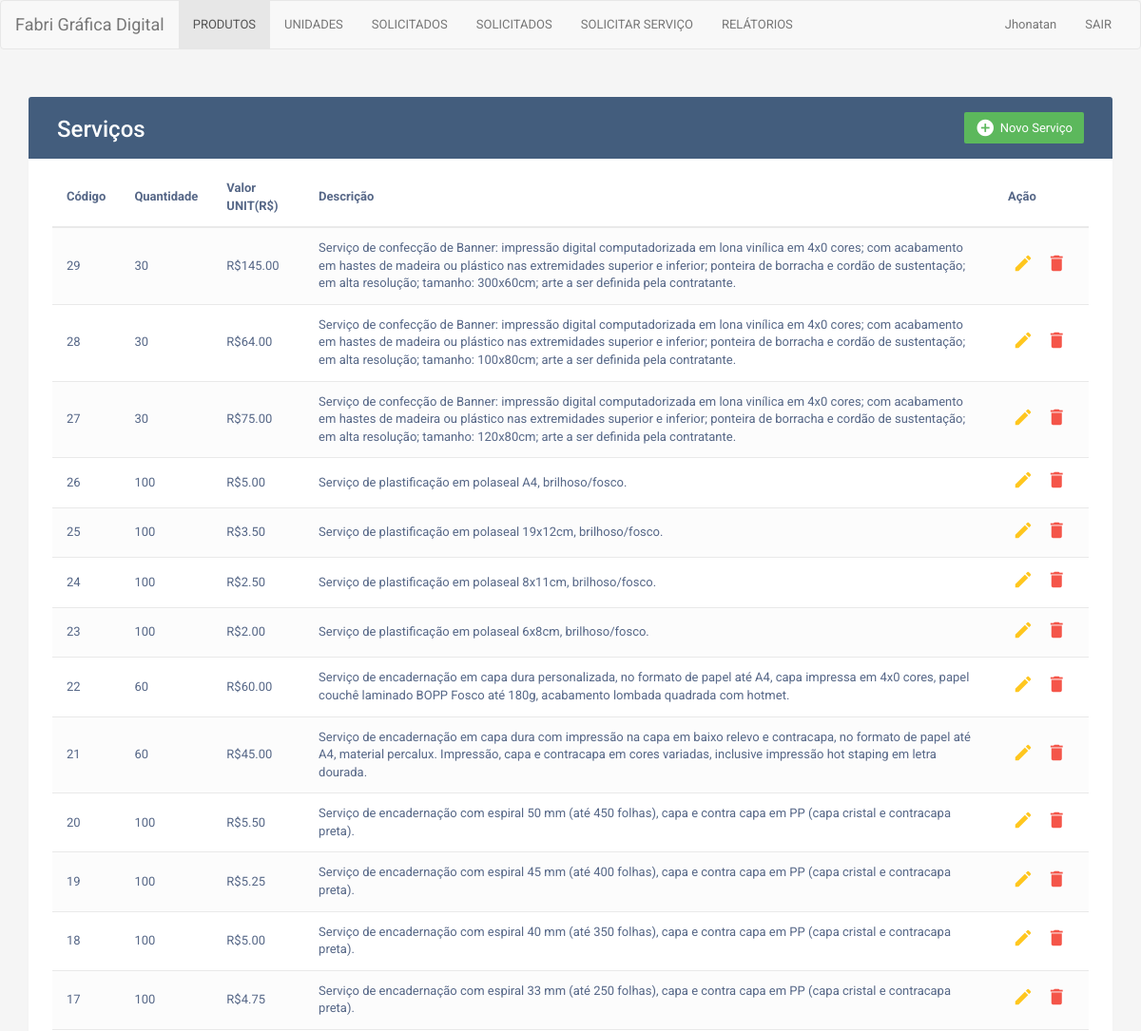
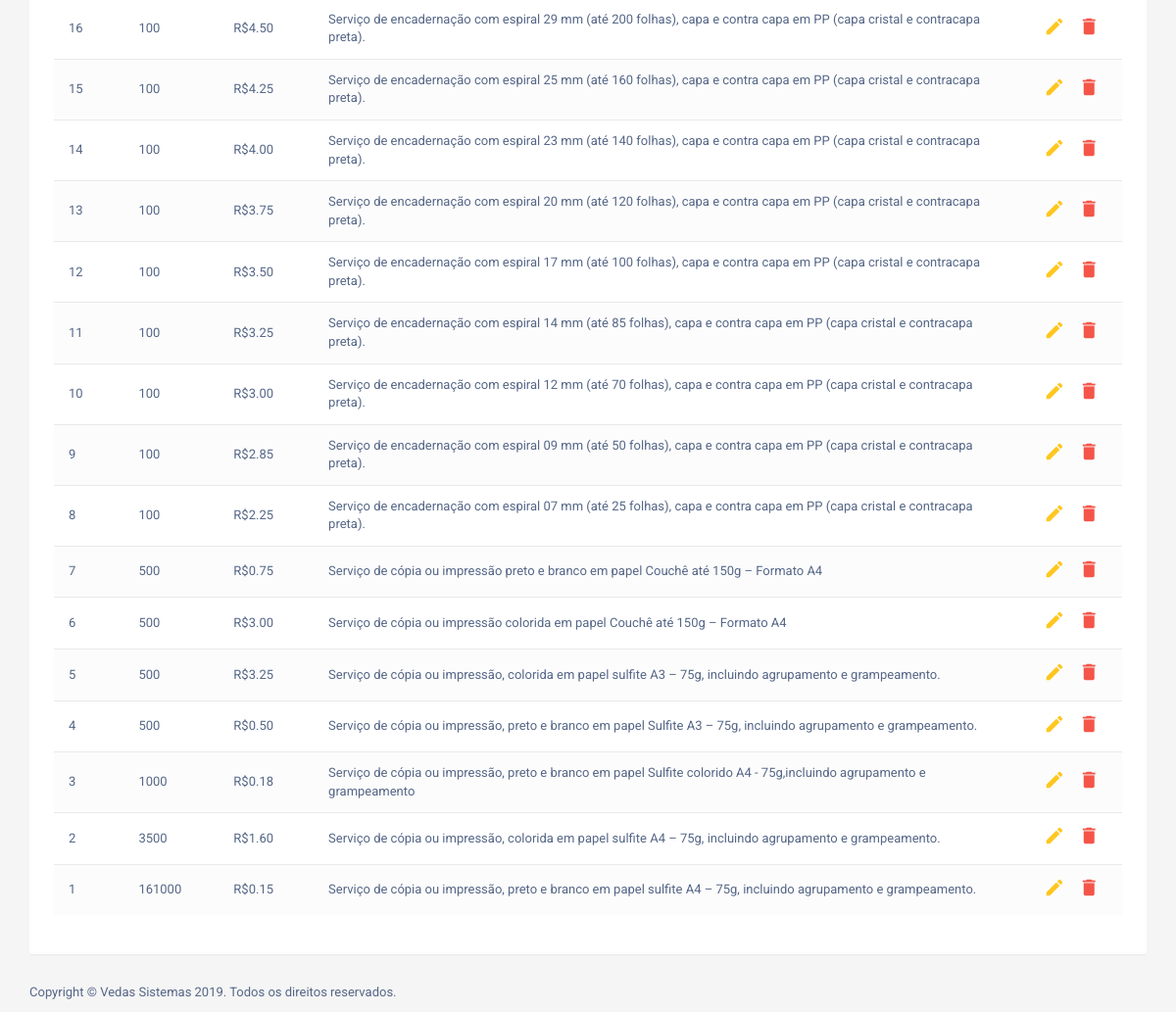
/interno/impressao/inicio.php (signed in), run on the app's committed database (2 pictures, top to bottom).
### tables this page shows
CREATE TABLE `produtos` (
  `id` int(11) NOT NULL,
  `codigo` int(11) NOT NULL,
  `descricao_prod` varchar(500) NOT NULL,
  `quantidade` int(11) NOT NULL,
  `valor_unidade` decimal(10,2) NOT NULL,
  `status` int(1) DEFAULT NULL
);

### interno/impressao/inicio.php (the view, shortened to what this page needs)
<?php
include_once("../conexao_bd.php");
 $VarNome  = $_SESSION['s_nome'];
?>
<!DOCTYPE html>
<html lang="en">
<head>
    <link rel="stylesheet" href="https://maxcdn.bootstrapcdn.com/font-awesome/4.7.0/css/font-awesome.min.css">
    <link rel="stylesheet" href="https://maxcdn.bootstrapcdn.com/bootstrap/3.3.7/css/bootstrap.min.css">
</head>
<body>
    <nav class="navbar navbar-default">
        <div class="container-fluid">
            <div class="navbar-header">
                <a class="navbar-brand" href="#">Fabri Gráfica Digital</a>
            </div>
            <div id="navbar" class="navbar-collapse collapse">
                <ul class="nav navbar-nav">
                    <li class="active"><a href="inicio.php">PRODUTOS</a></li>
                    <li><a href="unidades.php">UNIDADES</a></li>
                    <li><a href="solicitados.php">SOLICITADOS</a></li>
                    <li><a href="unidades.php">SOLICITADOS</a></li>
                    <li><a href="solicitar-servicos.php">SOLICITAR SERVIÇO</a></li>
                    <li><a href="pesquisa.php">RELÁTORIOS</a></li>
                </ul>
                <ul class="nav navbar-nav navbar-right">
                    <li><a href="#"><?php echo "$VarNome"; ?></a></li>
                    <li><a href="../administrador/logout.php">SAIR</a></li>
                </ul>
            </div>
        </div>
    </nav>
    <div class="container">
        <div class="table-wrapper">
            <div class="table-title">
                <div class="row">
                    <div class="col-sm-6">
                        <h2>Serviços</b></h2>
                    </div>
                    <div class="col-sm-6">
                        <a href="#addEmployeeModal" class="btn btn-success" data-toggle="modal"><i
                                class="material-icons">&#xE147;</i> <span>Novo Serviço</span></a>
                    </div>
                </div>
            </div>
            <table class="table table-striped table-hover">
                <thead>
                    <tr>
                        <th>Código</th>
                        <th>Quantidade</th>
                        <th>Valor UNIT(R$)</th>
                        <th>Descrição</th>
                        <th>Ação</th>
                    </tr>
                </thead>
                <tbody>
                    <?php
                		$result_produtos = "SELECT * FROM produtos WHERE status ='0'ORDER BY id DESC";
                	    $resultado_produtos = mysqli_query($conn, $result_produtos);
                     ?>
                    <?php while($rows_produto = mysqli_fetch_assoc($resultado_produtos)){ ?>
                    <tr>
                        <td><?php echo $rows_produto['codigo']; ?></td>
                        <td><?php echo $rows_produto['quantidade']; ?></td>
                        <td>R$<?php echo $rows_produto['valor_unidade']; ?></td>
                        <td><?php echo $rows_produto['descricao_prod']; ?></td>
                        <td>
                            <a href="#" class="edit"><i type="button" class="material-icons orange600"
                                    data-toggle="modal" title="Edit" data-target="#exampleModal"
                                    data-whatever="<?php echo $rows_produto['id']; ?>"
                                    data-whatevercodigo="<?php echo $rows_produto['codigo']; ?>"
                                    data-whateverquantidade="<?php echo $rows_produto['quantidade'];?>"
                                    data-whatevervalor_unidade="<?php echo $rows_produto['valor_unidade'];?>"
                                    data-whateverdescricao="<?php echo $rows_produto['descricao_prod']; ?>">
                                    &#xE254;</i></a>
                            <a href="#" class="delete"><i type="button" class="material-icons" data-toggle="modal"
                                    title="Delete" data-target="#deleteEmployeeModal"
                                    data-whatever="<?php echo $rows_produto['id']; ?>"
                                    data-whatevercodigo="<?php echo $rows_produto['codigo']; ?>"
                                    data-whateverquantidade="<?php echo $rows_produto['quantidade'];?>"
                                    data-whatevervalor_unidade="<?php echo $rows_produto['valor_unidade'];?>"
                                    data-whateverdescricao="<?php echo $rows_produto['descricao_prod']; ?>">&#xE872;</i></a>
                        </td>
                    </tr>
                    <?php }?>
                </tbody>
            </table>
        </div>
    </div>
    <footer>
        <div class="footer" id="footer">
            <div class="container">
                <p class="pull-left"> Copyright © Vedas Sistemas 2019. Todos os direitos reservados. </p>
            </div>
        </div>
    </footer>
</body>
</html>

### interno/impressao/inicio.php (style rules this page uses)
body { color: #566787; background: #f5f5f5; font-family: 'Roboto', sans-serif; font-size: 13px; }
.table-wrapper { background: #fff; padding: 20px 25px; margin: 30px 0; border-radius: 3px; box-shadow: 0 1px 1px rgba(0, 0, 0, .05); }
.table-title { padding-bottom: 15px; background: #435d7d; color: #fff; padding: 16px 30px; margin: -20px -25px 10px; border-radius: 3px 3px 0 0; }
.table-title h2 { margin: 5px 0 0; font-size: 24px; }
.table-title .btn { color: #fff; float: right; font-size: 13px; border: none; min-width: 50px; border-radius: 2px; border: none; outline: none !important; margin-left: 10px; }
.table-title .btn i { float: left; font-size: 21px; margin-right: 5px; }
.table-title .btn span { float: left; margin-top: 2px; }
table.table tr th, table.table tr td { border-color: #e9e9e9; padding: 12px 15px; vertical-align: middle; }
table.table tr th:first-child { width: 60px; }
table.table tr th:last-child { width: 100px; }
table.table-striped tbody tr:nth-of-type(odd) { background-color: #fcfcfc; }
table.table td:last-child i { opacity: 0.9; font-size: 22px; margin: 0 5px; }
table.table td a { font-weight: bold; color: #566787; display: inline-block; text-decoration: none; outline: none !important; }
table.table td a.edit { color: #FFC107; }
table.table td a.delete { color: #F44336; }
table.table td i { font-size: 19px; }

### data on the page
produtos: codigo "29", quantidade "30", valor_unidade "145.00", descricao_prod "Serviço de confecção de Banner: impressão digital computadorizada em lona vinílica em 4x0 cores; com acabamento em hastes de madeira ou plástico nas extremidades superior e inferior; ponteira de borracha e cordão de sustentação; em alta resolução; tamanho: 300x60cm; arte a ser definida pela contratante."
produtos: codigo "28", quantidade "30", valor_unidade "64.00", descricao_prod "Serviço de confecção de Banner: impressão digital computadorizada em lona vinílica em 4x0 cores; com acabamento em hastes de madeira ou plástico nas extremidades superior e inferior; ponteira de borracha e cordão de sustentação; em alta resolução; tamanho: 100x80cm; arte a ser definida pela contratante."
produtos: codigo "27", quantidade "30", valor_unidade "75.00", descricao_prod "Serviço de confecção de Banner: impressão digital computadorizada em lona vinílica em 4x0 cores; com acabamento em hastes de madeira ou plástico nas extremidades superior e inferior; ponteira de borracha e cordão de sustentação; em alta resolução; tamanho: 120x80cm; arte a ser definida pela contratante."
produtos: codigo "26", quantidade "100", valor_unidade "5.00", descricao_prod "Serviço de plastificação em polaseal A4, brilhoso/fosco."
produtos: codigo "25", quantidade "100", valor_unidade "3.50", descricao_prod "Serviço de plastificação em polaseal 19x12cm, brilhoso/fosco."
produtos: codigo "24", quantidade "100", valor_unidade "2.50", descricao_prod "Serviço de plastificação em polaseal 8x11cm, brilhoso/fosco."
produtos: codigo "23", quantidade "100", valor_unidade "2.00", descricao_prod "Serviço de plastificação em polaseal 6x8cm, brilhoso/fosco."
produtos: codigo "22", quantidade "60", valor_unidade "60.00", descricao_prod "Serviço de encadernação em capa dura personalizada, no formato de papel até A4, capa impressa em 4x0 cores, papel couchê laminado BOPP Fosco até 180g, acabamento lombada quadrada com hotmet."
produtos: codigo "21", quantidade "60", valor_unidade "45.00", descricao_prod "Serviço de encadernação em capa dura com impressão na capa em baixo relevo e contracapa, no formato de papel até A4, material percalux. Impressão, capa e contracapa em cores variadas, inclusive impressão hot staping em letra dourada."
produtos: codigo "20", quantidade "100", valor_unidade "5.50", descricao_prod "Serviço de encadernação com espiral 50 mm (até 450 folhas), capa e contra capa em PP (capa cristal e contracapa preta)."
produtos: codigo "19", quantidade "100", valor_unidade "5.25", descricao_prod "Serviço de encadernação com espiral 45 mm (até 400 folhas), capa e contra capa em PP (capa cristal e contracapa preta)."
produtos: codigo "18", quantidade "100", valor_unidade "5.00", descricao_prod "Serviço de encadernação com espiral 40 mm (até 350 folhas), capa e contra capa em PP (capa cristal e contracapa preta)."
produtos: codigo "17", quantidade "100", valor_unidade "4.75", descricao_prod "Serviço de encadernação com espiral 33 mm (até 250 folhas), capa e contra capa em PP (capa cristal e contracapa preta)."
produtos: codigo "16", quantidade "100", valor_unidade "4.50", descricao_prod "Serviço de encadernação com espiral 29 mm (até 200 folhas), capa e contra capa em PP (capa cristal e contracapa preta)."
produtos: codigo "15", quantidade "100", valor_unidade "4.25", descricao_prod "Serviço de encadernação com espiral 25 mm (até 160 folhas), capa e contra capa em PP (capa cristal e contracapa preta)."
produtos: codigo "14", quantidade "100", valor_unidade "4.00", descricao_prod "Serviço de encadernação com espiral 23 mm (até 140 folhas), capa e contra capa em PP (capa cristal e contracapa preta)."
produtos: codigo "13", quantidade "100", valor_unidade "3.75", descricao_prod "Serviço de encadernação com espiral 20 mm (até 120 folhas), capa e contra capa em PP (capa cristal e contracapa preta)."
produtos: codigo "12", quantidade "100", valor_unidade "3.50", descricao_prod "Serviço de encadernação com espiral 17 mm (até 100 folhas), capa e contra capa em PP (capa cristal e contracapa preta)."
produtos: codigo "11", quantidade "100", valor_unidade "3.25", descricao_prod "Serviço de encadernação com espiral 14 mm (até 85 folhas), capa e contra capa em PP (capa cristal e contracapa preta)."
produtos: codigo "10", quantidade "100", valor_unidade "3.00", descricao_prod "Serviço de encadernação com espiral 12 mm (até 70 folhas), capa e contra capa em PP (capa cristal e contracapa preta)."
produtos: codigo "9", quantidade "100", valor_unidade "2.85", descricao_prod "Serviço de encadernação com espiral 09 mm (até 50 folhas), capa e contra capa em PP (capa cristal e contracapa preta)."
produtos: codigo "8", quantidade "100", valor_unidade "2.25", descricao_prod "Serviço de encadernação com espiral 07 mm (até 25 folhas), capa e contra capa em PP (capa cristal e contracapa preta)."
produtos: codigo "7", quantidade "500", valor_unidade "0.75", descricao_prod "Serviço de cópia ou impressão preto e branco em papel Couchê até 150g – Formato A4"
produtos: codigo "6", quantidade "500", valor_unidade "3.00", descricao_prod "Serviço de cópia ou impressão colorida em papel Couchê até 150g – Formato A4"
produtos: codigo "5", quantidade "500", valor_unidade "3.25", descricao_prod "Serviço de cópia ou impressão, colorida em papel sulfite A3 – 75g, incluindo agrupamento e grampeamento."
produtos: codigo "4", quantidade "500", valor_unidade "0.50", descricao_prod "Serviço de cópia ou impressão, preto e branco em papel Sulfite A3 – 75g, incluindo agrupamento e grampeamento."
produtos: codigo "3", quantidade "1000", valor_unidade "0.18", descricao_prod "Serviço de cópia ou impressão, preto e branco em papel Sulfite colorido A4 - 75g,incluindo agrupamento e grampeamento"
produtos: codigo "2", quantidade "3500", valor_unidade "1.60", descricao_prod "Serviço de cópia ou impressão, colorida em papel sulfite A4 – 75g, incluindo agrupamento e grampeamento."
produtos: codigo "1", quantidade "161000", valor_unidade "0.15", descricao_prod "Serviço de cópia ou impressão, preto e branco em papel sulfite A4 – 75g, incluindo agrupamento e grampeamento."

### other printed values
$VarNome "Jhonatan"
